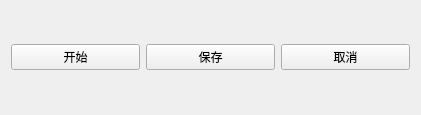
<?xml version="1.0" encoding="UTF-8"?>
<ui version="4.0">
 <class>Widget</class>
 <widget class="QWidget" name="Widget">
  <property name="geometry">
   <rect>
    <x>0</x>
    <y>0</y>
    <width>421</width>
    <height>115</height>
   </rect>
  </property>
  <property name="windowTitle">
   <string>Widget</string>
  </property>
  <property name="windowIcon">
   <iconset resource="image.qrc">
    <normaloff>:/new/prefix1/image/video.png</normaloff>:/new/prefix1/image/video.png</iconset>
  </property>
  <layout class="QVBoxLayout" name="verticalLayout">
   <item>
    <layout class="QHBoxLayout" name="horizontalLayout">
     <item>
      <widget class="QPushButton" name="conButton">
       <property name="text">
        <string>开始</string>
       </property>
      </widget>
     </item>
     <item>
      <widget class="QPushButton" name="saveButton">
       <property name="text">
        <string>保存</string>
       </property>
      </widget>
     </item>
     <item>
      <widget class="QPushButton" name="outButton">
       <property name="text">
        <string>取消</string>
       </property>
      </widget>
     </item>
    </layout>
   </item>
  </layout>
 </widget>
 <layoutdefault spacing="6" margin="11"/>
 <resources>
  <include location="image.qrc"/>
 </resources>
 <connections/>
</ui>
